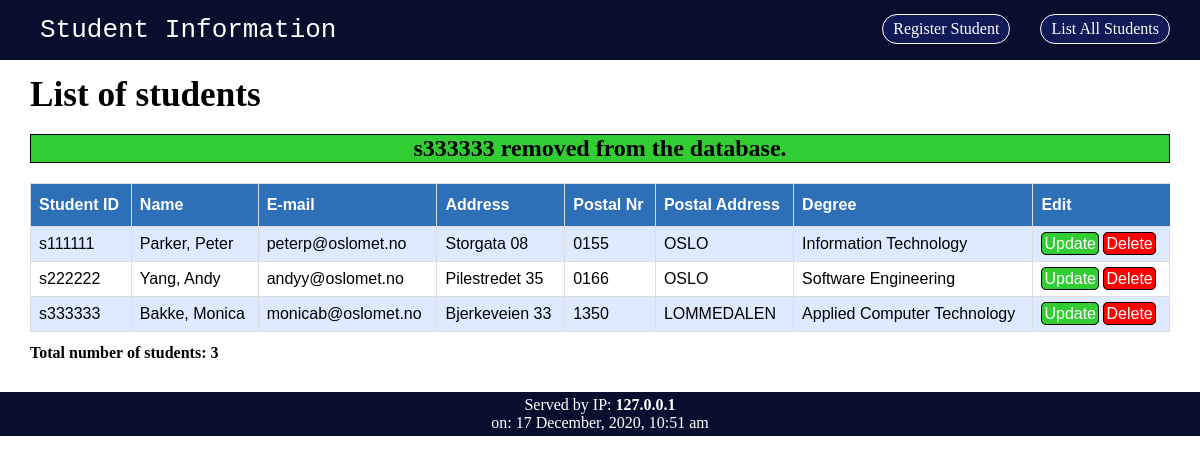
Screenshot of /phpcode/index.php?studNr=s333333 with the database file from the repository.
### tables this page shows
CREATE TABLE `students` (
  `studentID` char(7) NOT NULL,
  `firstName` varchar(45) NOT NULL,
  `lastName` varchar(75) NOT NULL,
  `email` varchar(140) NOT NULL,
  `address` varchar(250) NOT NULL,
  `postalNr` char(4) NOT NULL,
  `degree` varchar(45) NOT NULL
);

CREATE TABLE `postaltable` (
  `postalNr` char(4) NOT NULL,
  `postalArea` varchar(45) NOT NULL
);

### phpcode/index.php (the view, shortened to what this page needs)
<?php
include 'include/boxFunctions.php';
$host ='127.0.0.1';
$user='root';
$passwd='';
$db='studentinfo';
$dbconn = establishDBConnection($host, $user, $passwd, $db);
?>
<html>
<head>
    <link rel="stylesheet" type="text/css" href="stylesheet.css">
</head>
<body>
    <nav class="navigation">
        <ul>
            <a href="index.php"><li class="logo">Student Information</li></a>
            <a href="index.php" class="active"><li class="link">List All Students</li></a>
            <a href="create.php"><li class="link">Register Student</li></a>
        </ul>
    </nav>
    <h1 class="title">List of students</h1>
<?php
    if(isset($_GET["studNr"])) {
        $studentID = mysqli_real_escape_string($dbconn, $_GET["studNr"]);
        try {
            $sql = "SELECT * FROM students WHERE studentID ='".$studentID."';";
            $dbconn->query($sql);
            $rows = $dbconn->affected_rows;
                if($rows != 1) {
                    $text = warningBox("No student with id ".$studentID." found.");
                } else {
                    $sql = "DELETE FROM students WHERE studentID = '".$studentID."';";
                    $dbconn->query($sql);
                    $rows = $dbconn->affected_rows;
                    if($rows === 1) {
                        echo successBox($studentID." removed from the database.");
                    }else {
                        echo dangerBox("There was an error communicating with the database. Please try again later.");
                    }
                }
            }catch (mysqli_sql_exception $e) {
                echo dangerBox("There was an error communicating with the database.");
                include 'include/footer.php';
                echo '</body>';
                echo '</html>';
                die();
            }
    }
?>
    <div class="students">
        <table class="studenttable">
            <tr>
                <th>Student ID</th>
                <th>Name</th>
                <th>E-mail</th>
                <th>Address</th>
                <th>Postal Nr</th>
                <th>Postal Address</th>
                <th>Degree</th>
                <th>Edit</th>
            </tr>
            <?php
            $count = 0;
            try {
                $sql = "SELECT * FROM students, postaltable WHERE students.postalNr = postaltable.postalNr";
                $result = $dbconn->query($sql);
                while ($row = $result->fetch_assoc()) {
                    echo '<tr>';
                    echo "<td>{$row['studentID']}</td>";
                    echo "<td>{$row['lastName']}, {$row['firstName']}</td>";
                    echo "<td>{$row['email']}</td>";
                    echo "<td>{$row['address']}</td>";
                    echo "<td>{$row['postalNr']}</td>";
                    echo "<td>{$row['postalArea']}</td>";
                    echo "<td>{$row['degree']}</td>";
                    echo '<td class="edit"><a href="update.php?studNr='.$row['studentID'].'" class="btn btn-update">Update</a> ';
                    echo '<a href="delete.php?studNr='.$row['studentID'].'" class="btn btn-delete">Delete</a></td>';
                    $count++;
                    echo '</tr>';
                }
                echo '</table>';
            } catch (mysqli_sql_exception $e) {
                echo '</table>';
                echo dangerBox("There was an error communicating with the database.");
            }
            echo '<p class="count">Total number of students: '.$count.'</p>';
            ?>
    </div>
    <?php include 'include/footer.php';?>
</body>
</html>

### phpcode/stylesheet.css (style rules this page uses)
body { background-color: #FFFFFF; }
* { padding: 0; margin: 0; }
.navigation { background-color: #090E2F; width: auto; text-decoration: none; color: white; }
.navigation ul::after { content: ""; clear: both; display: table; }
.navigation a { text-decoration: inherit; color: inherit; width: 100%; }
.navigation li { list-style-type: none; display: inline-block; padding: 10px; padding-bottom: 5px; padding-top: 5px; }
.link { margin-top: 14px; margin-bottom: 14px; border: 1px solid white; border-radius: 50px; background-color: #101a56; margin-right: 30px; float: right; }
.logo { float: left; margin-right: 5%; margin-left: 30px; font-size: 2em; font-family: monospace; margin-bottom: 10px; margin-top: 10px; }
.title { padding: 15px 30px 14px 30px; font-size: 2.2em; text-align: left; }
.students { padding: 15px 30px 30px 30px; }
.studenttable { font-family: "Trebuchet MS", Arial, Helvetica, sans-serif; border-collapse: collapse; width: 100%; margin-bottom: 12px; }
.studenttable td, .studenttable th { border: 1px solid #ddd; padding: 8px; }
.studenttable th:last-child { border-left: 0px; }
.studenttable th:nth-child(8) { border-right: 0px; }
.studenttable tr:nth-child(even) { background-color: #ddeaff; }
.btn { border: 1px solid black; border-radius: 5px; padding: 2px 2px 2px 2px; text-decoration: none; color: white; text-transform: lowe; }
.btn-delete { background-color: red; }
.btn-update { background-color: limegreen; }
.studenttable th { padding-top: 12px; padding-bottom: 12px; text-align: left; background-color: #2e70b8; color: white; }
.count { font-weight: bold; }

### rows the page displays
students: studentID "s111111", lastName "Parker", firstName "Peter", email "peterp@oslomet.no", address "Storgata 08", postalNr.postalNr "0155", postalNr.postalArea "OSLO", degree "Information Technology"
students: studentID "s222222", lastName "Yang", firstName "Andy", email "andyy@oslomet.no", address "Pilestredet 35", postalNr.postalNr "0166", postalNr.postalArea "OSLO", degree "Software Engineering"
students: studentID "s333333", lastName "Bakke", firstName "Monica", email "monicab@oslomet.no", address "Bjerkeveien 33", postalNr.postalNr "1350", postalNr.postalArea "LOMMEDALEN", degree "Applied Computer Technology"

### other values shown
$text "s333333 removed from the database."
$count "3"
$ip "127.0.0.1"
